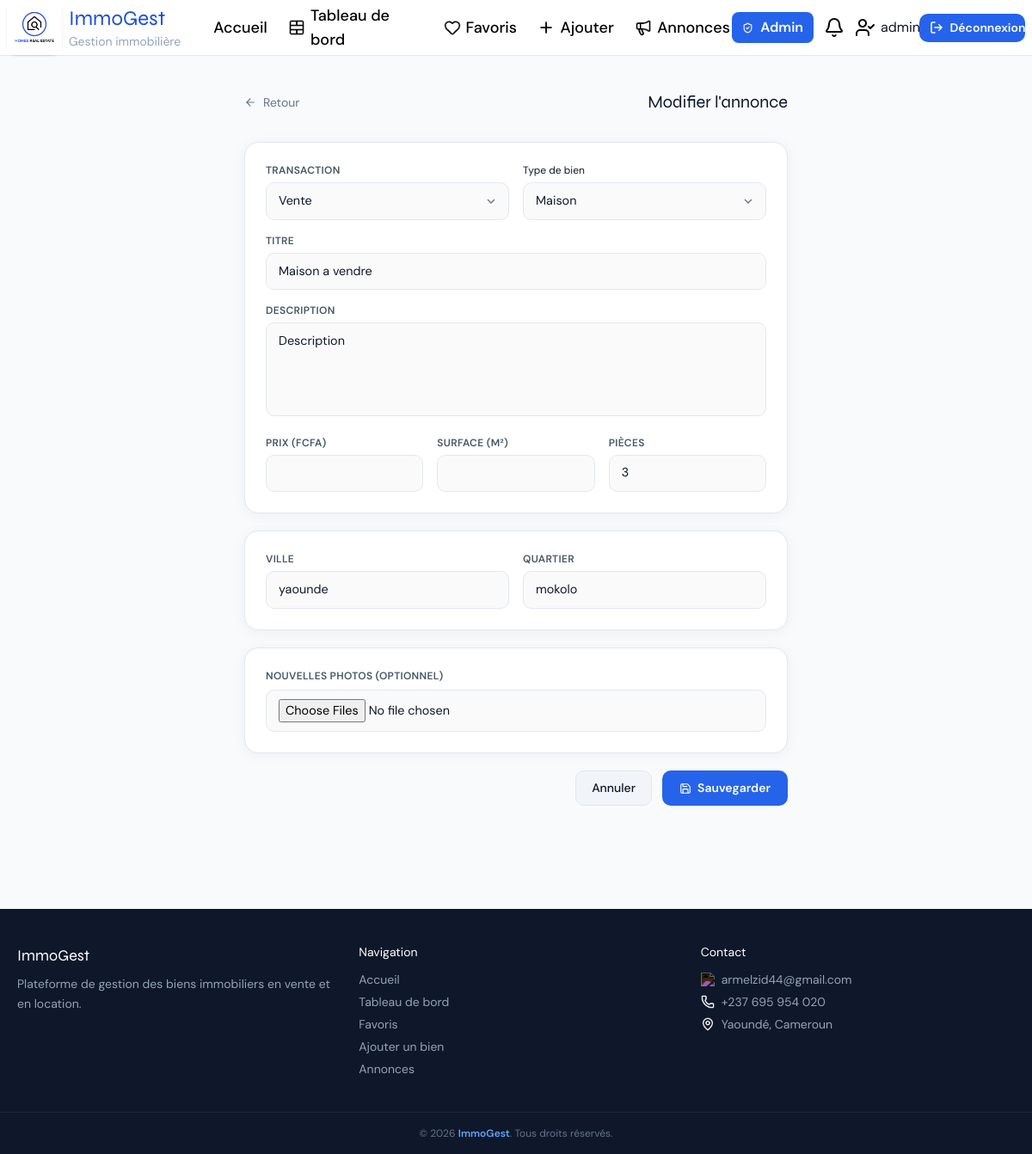
Page /modifier/6/ (signed in) on the committed database.
### immobilier/models.py (models this page shows, shortened)
class Bien(models.Model):
    titre       = models.CharField(max_length=200)
    description = models.TextField()
    categorie   = models.CharField(max_length=20, choices=TRANSACTION_CHOICES, default='vente',
                                   verbose_name="Type de transaction")
    type_bien   = models.CharField(max_length=50, choices=TYPE_BIEN_CHOICES, default='appartement')
    prix        = models.FloatField(help_text="Prix en FCFA")
    surface     = models.FloatField(help_text="Surface en m²")
    nb_pieces   = models.IntegerField(default=1, verbose_name="Nombre de pièces")
    quartier    = models.CharField(max_length=100, blank=True)
    localisation = models.OneToOneField(Localisation, on_delete=models.CASCADE,
                                        null=True, blank=True, related_name='bien')
    proprietaire = models.ForeignKey(User, on_delete=models.CASCADE,
                                     related_name='biens', null=True, blank=True)
    created_at = models.DateTimeField(auto_now_add=True)
    updated_at = models.DateTimeField(auto_now=True)
    class Meta:
        verbose_name = "Bien"
        ordering = ['-created_at']

class Localisation(models.Model):
    ville     = models.CharField(max_length=100, default='')
    quartier  = models.CharField(max_length=100, blank=True, default='')
    adresse   = models.CharField(max_length=255, blank=True, default='')
    latitude  = models.FloatField(null=True, blank=True)
    longitude = models.FloatField(null=True, blank=True)
    class Meta:
        verbose_name = "Localisation"

### immobilier/views.py (the view)
# urls.py: path('modifier/<int:pk>/',      views.modifier,       name='modifier'),
@login_required
def modifier(request, pk):
    bien   = get_object_or_404(Bien, pk=pk, proprietaire=request.user)
    annonce = bien.annonce
    if request.method == 'POST':
        form_bien = BienForm(request.POST, instance=bien)
        form_loc  = LocalisationForm(request.POST, instance=bien.localisation)
        if form_bien.is_valid() and form_loc.is_valid():
            form_loc.save()
            form_bien.save()
            annonce.statut = 'en_attente'
            annonce.save()
            for i, img in enumerate(request.FILES.getlist('photos')):
                Image.objects.create(bien=bien, fichier=img)
            messages.success(request, "Annonce modifiée. En attente de re-validation.")
            return redirect('tableauBord')
    else:
        form_bien = BienForm(instance=bien, initial={'categorie': bien.categorie})
        form_loc  = LocalisationForm(instance=bien.localisation)
    return render(request, 'immobilier/modifier.html', {
        'form_bien': form_bien,
        'form_loc':  form_loc,
        'bien':      bien,
    })

### immobilier/forms.py
class BienForm(forms.ModelForm):
    categorie = forms.ChoiceField(choices=TRANSACTION_CHOICES, label="Transaction")
    class Meta:
        model  = Bien
        fields = ['titre', 'description', 'type_bien', 'categorie', 'prix', 'surface', 'nb_pieces', 'quartier']
        labels = {
            'titre':     'Titre de l\'annonce',
            'type_bien': 'Type de bien',
            'prix':      'Prix (FCFA)',
            'surface':   'Surface (m²)',
            'nb_pieces': 'Nombre de pièces',
            'quartier':  'Quartier',
        }
        widgets = {
            'description': forms.Textarea(attrs={'rows': 4}),
        }

class LocalisationForm(forms.ModelForm):
    class Meta:
        model  = Localisation
        fields = ['ville', 'quartier', 'adresse', 'latitude', 'longitude']
        labels = {
            'ville':    'Ville',
            'quartier': 'Quartier',
            'adresse':  'Adresse',
        }

### immobilier/templates/immobilier/modifier.html (shortened to what this page needs)
{% extends "immobilier/index.html" %}
{% block content %}
<div class="max-w-2xl mx-auto px-5 py-10">
  <div class="flex items-center justify-between mb-8">
    <a href="/tableau-de-bord/" class="inline-flex items-center gap-2 text-sm text-slate-500 hover:text-slate-800">
      <i data-lucide="arrow-left" style="width:14px;height:14px;"></i> Retour
    </a>
    <h1 class="font-display text-xl font-700 text-slate-900">Modifier l'annonce</h1>
  </div>
  <form method="POST" enctype="multipart/form-data" class="space-y-5">
    <div class="card p-6 space-y-4">
      <div class="grid grid-cols-2 gap-4">
        <div>
          <label class="block text-xs font-semibold text-slate-600 uppercase tracking-wide mb-1.5">Transaction</label>
          <select name="categorie" class="form-input form-select">
            <option value="vente" {% if bien.categorie == 'vente' %}selected{% endif %}>Vente</option>
          </select>
        </div>
        <div>
          <label class="block text-xs mb-1.5">Type de bien</label>
          <select name="type_bien" class="form-input form-select">
            <option value="maison" {% if bien.type_bien == 'maison' %}selected{% endif %}>Maison</option>
          </select>
        </div>
      </div>
      <div>
        <label class="block text-xs font-semibold text-slate-600 uppercase tracking-wide mb-1.5">Titre</label>
        <input type="text" name="titre" value="{{ bien.titre }}" required class="form-input">
      </div>
      <div>
        <label class="block text-xs font-semibold text-slate-600 uppercase tracking-wide mb-1.5">Description</label>
        <textarea name="description" rows="4" required class="form-input resize-none">{{ bien.description }}</textarea>
      </div>
      <div class="grid grid-cols-3 gap-4">
        <div>
          <label class="block text-xs font-semibold text-slate-600 uppercase tracking-wide mb-1.5">Prix (FCFA)</label>
          <input type="number" name="prix" value="{{ bien.prix }}" required class="form-input">
        </div>
        <div>
          <label class="block text-xs font-semibold text-slate-600 uppercase tracking-wide mb-1.5">Surface (m²)</label>
          <input type="number" name="surface" value="{{ bien.surface }}" required step="0.1" class="form-input">
        </div>
        <div>
          <label class="block text-xs font-semibold text-slate-600 uppercase tracking-wide mb-1.5">Pièces</label>
          <input type="number" name="nb_pieces" value="{{ bien.nb_pieces }}" class="form-input">
        </div>
      </div>
    </div>
    <div class="card p-6 space-y-4">
      <div class="grid grid-cols-2 gap-4">
        <div>
          <label class="block text-xs font-semibold text-slate-600 uppercase tracking-wide mb-1.5">Ville</label>
          <input type="text" name="ville" value="{{ bien.localisation.ville }}" class="form-input">
        </div>
        <div>
          <label class="block text-xs font-semibold text-slate-600 uppercase tracking-wide mb-1.5">Quartier</label>
          <input type="text" name="quartier_loc" value="{{ bien.localisation.quartier }}" class="form-input">
        </div>
      </div>
    </div>
    <div class="card p-6">
      <label class="block text-xs font-semibold text-slate-600 uppercase tracking-wide mb-2">Nouvelles photos (optionnel)</label>
      <input type="file" name="photos" multiple accept="image/*" class="form-input">
    </div>
    <div class="flex gap-3 justify-end">
      <a href="/tableau-de-bord/" class="btn-secondary">Annuler</a>
      <button type="submit" class="btn-primary">
        <i data-lucide="save" style="width:14px;height:14px;"></i> Sauvegarder
      </button>
    </div>
  </form>
</div>
{% endblock %}

### immobilier/templates/immobilier/index.html (shortened to what this page needs)
{% load static %}
<!DOCTYPE html>
<html lang="fr">
<head>
  <link rel="stylesheet" href="https://unpkg.com/leaflet@1.9.4/dist/leaflet.css"/>
  <script src="https://cdn.tailwindcss.com"></script>
  <link rel="stylesheet" href="https://unpkg.com/leaflet@1.9.4/dist/leaflet.css"/>
</head>
<body class="bg-slate-50 text-slate-900 min-h-screen">
  <header class="navbar">
    <div class="max-w-7xl mx-auto px-2 h-16 flex items-center justify-between">
      <a href="/" class="flex items-center gap-2 shrink-0 select-none">
        <div class="w-16 h-16 rounded-xl flex items-center justify-center shadow">
         <img src="{% static "images/logo.jpg" %}"  alt="Logo">
        </div>
        <div class="leading-none">
          <p class="font-display text-blue-700 font-700 text-2xl">ImmoGest</p>
          <p class="text-sm text-slate-400">Gestion immobilière</p>
        </div>
      </a>
      <nav class="hidden gap-2 md:flex items-center ">
        <a href="/" class="nav-link text-black text-lg {% block nav_home %}{% endblock %}">
          <img src="{% static "images/house.png" %}" alt="Accueil" class="w-5 h-5 invert"> Accueil
        </a>
        {% if request.user.is_authenticated %}
          <a href="/tableau-de-bord/" class="nav-link text-black text-lg {% block nav_tableau %}{% endblock %}">
            <img src="{% static "images/table-cells-merge.png" %}" alt="Tableau de bord" class="w-5 h-5 "> Tableau de bord
          </a>
          <a href="/favoris/" class="nav-link text-black text-lg {% block nav_favoris %}{% endblock %}">
            <img src="{% static "images/heart.png" %}" alt="Favoris" class="w-5 h-5 "> Favoris
          </a>
          <a href="/ajouter/" class="nav-link text-black text-lg {% block nav_ajouter %}{% endblock %}">
            <img src="{% static "images/plus.png" %}" alt="Ajouter" class="w-5 h-5 "> Ajouter
          </a>
        {% endif %}
         <a href="/logement/" class="nav-link text-black text-lg {% block nav_logement %}{% endblock %}">
          <img src="{% static "images/megaphone.png" %}" alt="Logement" class="w-5 h-5 "> Annonces
        </a>
      </nav>
      <div class="flex gap-2 items-center">
        {% if request.user.is_authenticated %}
          {% if request.user.is_superuser %}
          <a href="/admin-annonces/" class="inline-flex items-center gap-2 bg-blue-600 text-white px-3 py-1.5 rounded-lg text-md font-semibold hover:bg-red-700 transition">
            <i data-lucide="shield-check" style="width:13px;height:13px;"></i> Admin
          </a>
        {% endif %}
          <a href="/mes-messages/" class="relative w-9 h-9 flex items-center justify-center rounded-lg hover:bg-slate-100 transition">
            <img src="{% static "images/bell.png" %}" alt="Messages">
          </a>
          <span class="hidden sm:flex items-center gap-1.5 text-md ">
            <img src="{% static "images/user-check.png" %}" alt="Utilisateur">
            {{ request.user.username }}
          </span>
          <a href="/deconnexion/" class="btn-primary text-md py-1.5 px-3">
            <img src="{% static "images/log-out.png" %}" class= "invert w-4 h-4" alt="Déconnexion"> Déconnexion
          </a>
        {% endif %}
      </div>
    </div>
  </header>
  <main>{% block content %}{% endblock %} </main>
  <footer class="footer mt-20">
    <div class="max-w-7xl mx-auto px-5 py-10 grid grid-cols-1 md:grid-cols-3 gap-8">
      <div>
        <p class="font-display text-white font-700 text-lg mb-2">ImmoGest</p>
        <p class="text-sm leading-relaxed">Plateforme de gestion des biens immobiliers en vente et en location.</p>
      </div>
      <div>
        <p class="text-white font-600 text-sm mb-3">Navigation</p>
        <ul class="space-y-1.5 text-sm">
          <li><a href="/" class="hover:text-white transition-colors">Accueil</a></li>
          <li><a href="/tableau-de-bord/" class="hover:text-white transition-colors">Tableau de bord</a></li>
          <li><a href="/favoris/" class="hover:text-white transition-colors">Favoris</a></li>
          <li><a href="/ajouter/" class="hover:text-white transition-colors">Ajouter un bien</a></li>
          <li><a href="/annonces/" class="hover:text-white transition-colors">Annonces</a></li>
        </ul>
      </div>
      <div>
        <p class="text-white font-600 text-sm mb-3">Contact</p>
        <ul class="space-y-1.5 text-sm">
          <li class="flex items-center gap-2"><img src="{% static "images/mail.png" %}" alt="Email" class="invert w-4 h-4"> armelzid44@gmail.com</li>
          <li class="flex items-center gap-2"><img src="{% static "images/phone.png" %}" alt="Téléphone" class="invert w-4 h-4"> +237 695 954 020</li>
          <li class="flex items-center gap-2"><img src="{% static "images/map-pin.png" %}" alt="Adresse" class="invert w-4 h-4"> Yaoundé, Cameroun</li>
        </ul>
      </div>
    </div>
    <div class="border-t border-slate-800 py-4 text-center text-xs text-slate-500">
      &copy; 2026 <span class="text-blue-400 font-semibold">ImmoGest</span>. Tous droits réservés.
    </div>
  </footer>
</body>
</html>

### immobilier/templates/immobilier/index.html (style rules this page uses)
body { font-family:'DM Sans',sans-serif; }
h1,h2,.font-display { font-family:'Syne',sans-serif; }
.navbar { position:sticky;top:0;z-index:50; background:rgba(255,255,255,0.95); backdrop-filter:blur(12px); border-bottom:1px solid #e2e8f0; }
.nav-link { display:inline-flex;align-items:center;gap:6px; padding:6px 12px;border-radius:8px; font-size:.88rem;font-weight:500;color:#475569; text-decoration:none;transition:all .18s; }
.btn-primary { display:inline-flex;align-items:center;gap:7px; background:#2563eb;color:#fff; padding:9px 20px;border-radius:10px; font-size:.875rem;font-weight:600; border:none;cursor:pointer;transition:all .18s;text-decoration:none; }
.btn-secondary { display:inline-flex;align-items:center;gap:6px; background:#f1f5f9;color:#0f172a; padding:9px 18px;border-radius:10px; font-size:.875rem;font-weight:500; border:1px solid #e2e8f0;cursor:pointer;transition:all .18s;text-decoration:none; }
.card { background:#fff;border:1px solid #e2e8f0; border-radius:16px;box-shadow:0 2px 16px rgba(0,0,0,.05); }
.form-input { width:100%;border:1.5px solid #e2e8f0;border-radius:10px; padding:10px 14px;font-size:.9rem;outline:none; transition:all .18s;background:#fafafa; font-family:'DM Sans',sans-serif; }
.form-input::placeholder { color:#94a3b8; }
.form-select { appearance:none;background-repeat:no-repeat;background-position:right 12px center;padding-right:38px; }
.footer { background:#0f172a;color:#94a3b8; }

### rows in the picture
Bien: categorie "Vente", type_bien "Maison", titre "Maison a vendre", description "Description", nb_pieces "3", ville "yaounde", quartier_loc "mokolo"

### other values in the picture
{{ request.user.username }} "admin"
